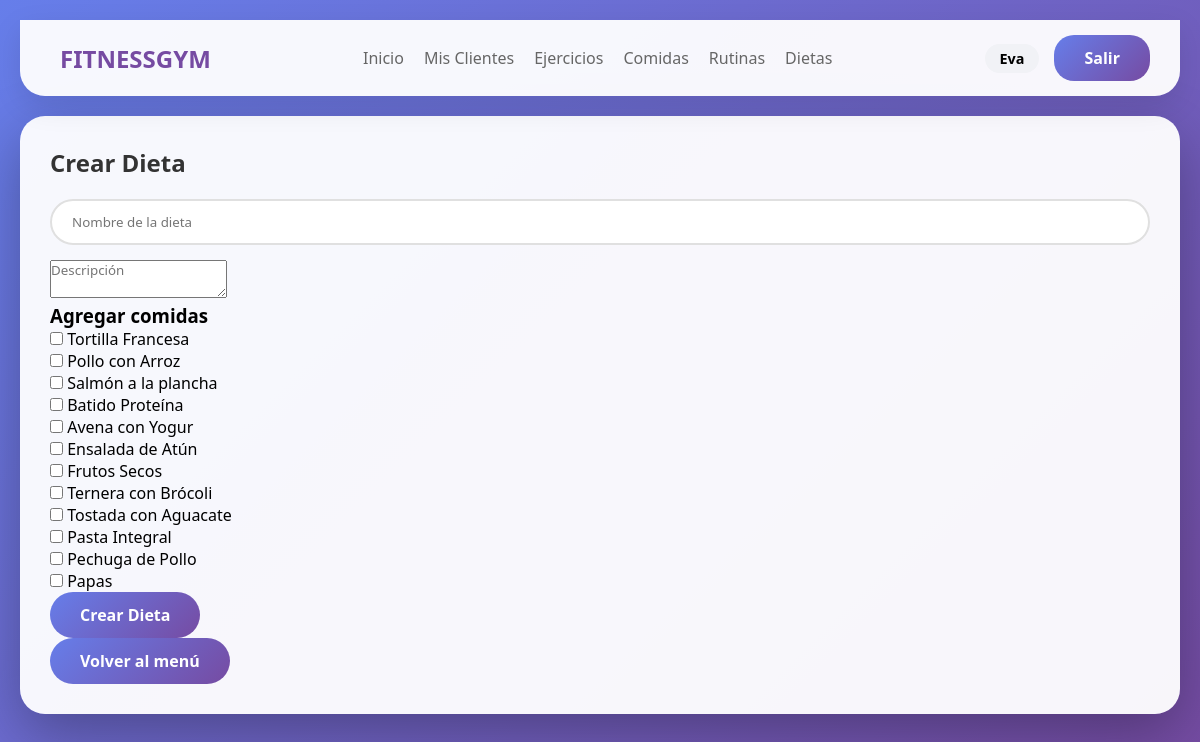
The page /php/crear_dieta.php (signed in) on the database its author committed.
### tables this page shows
CREATE TABLE `comidas` (
  `id_comida` int(11) NOT NULL,
  `nombre` varchar(100) NOT NULL,
  `descripcion` text DEFAULT NULL,
  `calorias` int(11) DEFAULT NULL,
  `tipo` enum('desayuno','almuerzo','cena','snack') DEFAULT NULL
);

### php/crear_dieta.php (the view, shortened to what this page needs)
<!DOCTYPE html>
<html lang="es">
<head>
    <link rel="stylesheet" href="../css/estilo_global.css">
</head>
<body>
  <?php include 'navbar.php'; ?> <div class="container">
<h2>Crear Dieta</h2>
<form method="post">
    <input type="text" name="nombre" placeholder="Nombre de la dieta" required><br>
    <textarea name="descripcion" placeholder="Descripción" required></textarea><br>
    <h3>Agregar comidas</h3>
    <?php
    $res = mysqli_query($conexion, "SELECT * FROM comidas");
    while ($c = mysqli_fetch_assoc($res)) {
        $id = $c['id_comida'];
        echo "<div class='bloque-comida'>
                <label>
                  <input type='checkbox' name='comida[$id]' value='1' class='check-comida' data-id='{$id}'>
                  {$c['nombre']}
                </label><br>
                <div class='inputs-comida' id='inputs-{$id}' style='display:none; margin-left:20px;'>
                  Día:
                  <select name='dia[$id]'>
                    <option value='lunes'>lunes</option>
                    <option value='martes'>martes</option>
                    <option value='miércoles'>miércoles</option>
                    <option value='jueves'>jueves</option>
                    <option value='viernes'>viernes</option>
                    <option value='sábado'>sábado</option>
                    <option value='domingo'>domingo</option>
                  </select>
                  Momento:
                  <select name='momento[$id]'>
                    <option value='mañana'>mañana</option>
                    <option value='mediodía'>mediodía</option>
                    <option value='tarde'>tarde</option>
                    <option value='noche'>noche</option>
                  </select>
                  Orden: <input type='number' name='orden[$id]' min='1' value='1'><br><br>
                </div>
              </div>";
    }
    ?>
    <button class="btn btn-secondary" type="submit">Crear Dieta</button>
</form>
<a href="menu_entrenador.php" class="btn btn-secondary">Volver al menú</a>
</div>
</body>
</html>

### css/estilo_global.css (style rules this page uses)
:root { --primary-gradient: linear-gradient(135deg, #667eea 0%, #764ba2 100%); --bg-light: rgba(255, 255, 255, 0.95); --shadow-soft: 0 10px 30px rgba(0, 0, 0, 0.05); --shadow-strong: 0 20px 60px rgba(0, 0, 0, 0.3); --radius-main: 25px; --radius-card: 20px; --text-dark: #333; --text-muted: #666; }
* { margin: 0; padding: 0; box-sizing: border-box; font-family: 'Segoe UI', Tahoma, Geneva, Verdana, sans-serif; }
body { background: var(--primary-gradient); min-height: 100vh; padding: 20px; }
.container { max-width: 1200px; margin: 0 auto; background: var(--bg-light); border-radius: var(--radius-main); padding: 30px; box-shadow: var(--shadow-strong); }
h2 { color: var(--text-dark); margin-bottom: 20px; font-size: 1.5rem; display: flex; align-items: center; gap: 10px; }
.btn { background: var(--primary-gradient); color: white; border: none; padding: 12px 30px; border-radius: 25px; font-size: 16px; font-weight: bold; cursor: pointer; transition: all 0.3s; text-decoration: none; display: inline-block; }
input[type="text"], input[type="number"], input[type="email"], input[type="password"], input[type="phone"], select { width: 100%; padding: 12px 20px; border: 2px solid #e0e0e0; border-radius: 25px; margin-bottom: 15px; outline: none; }

### rows shown on the page
comidas: nombre "Tortilla Francesa"
comidas: nombre "Pollo con Arroz"
comidas: nombre "Salmón a la plancha"
comidas: nombre "Batido Proteína"
comidas: nombre "Avena con Yogur"
comidas: nombre "Ensalada de Atún"
comidas: nombre "Frutos Secos"
comidas: nombre "Ternera con Brócoli"
comidas: nombre "Tostada con Aguacate"
comidas: nombre "Pasta Integral"
comidas: nombre "Pechuga de Pollo"
comidas: nombre "Papas"

### other values the page prints
$_SESSION['nombre'] "Eva"
